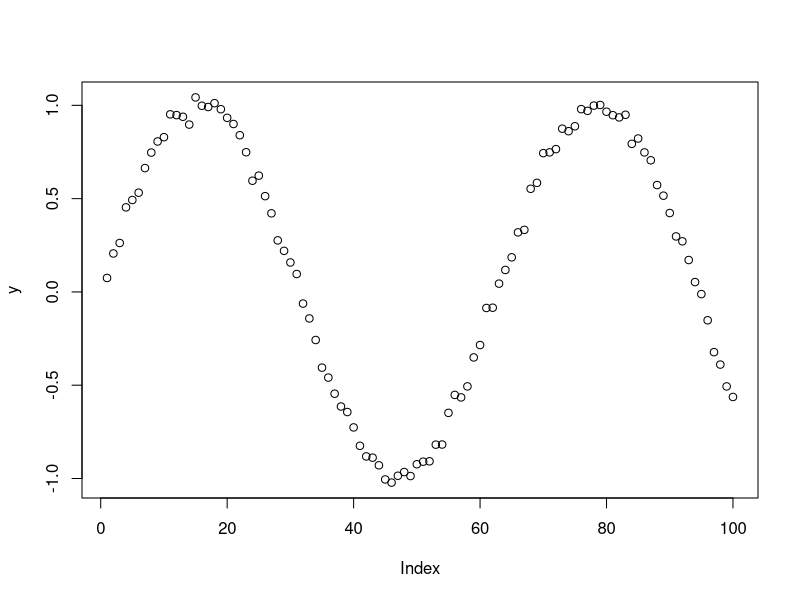
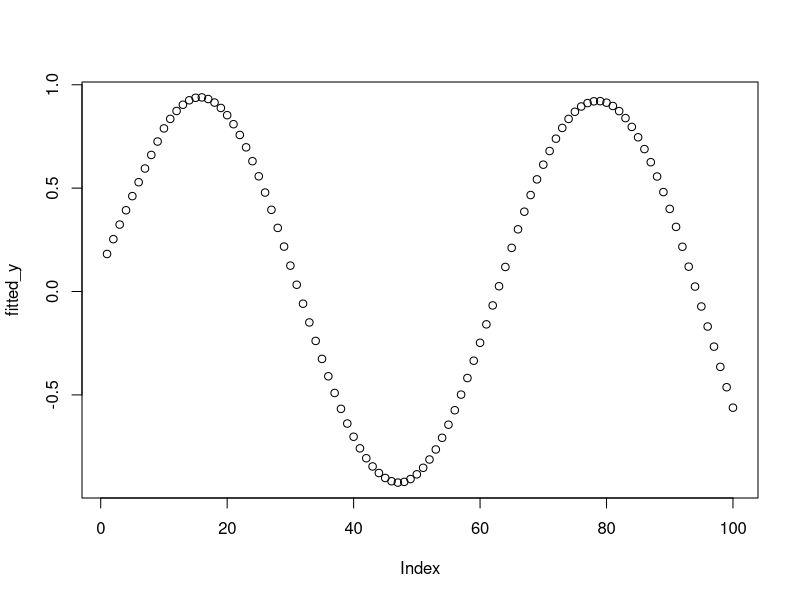
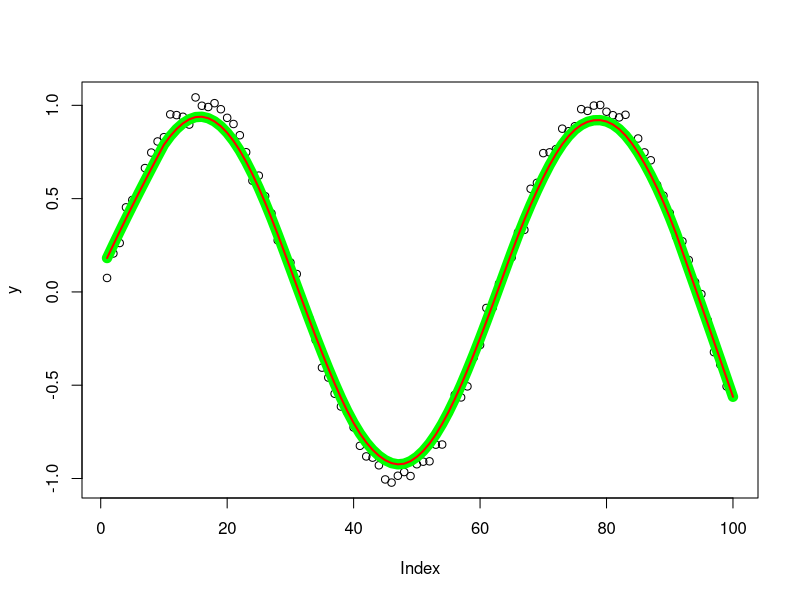

Here is the R script that generated these plots, in order:
## ---- chunk 1
# set up 
library(dplyr)
## ---- chunk 2
    set.seed(1)
## ---- chunk 3
    x <- seq(1:100)
    x
## ---- chunk 4

# generate 100 random errors, with a normal distribution with a mean of 0 and a standard deviation of 0.22
e <- rnorm(100,mean=0,sd=(0.2)^2)
y = sin(x/10)+ e
plot(y)
## ---- chunk 5

customLowess <- function(x,y,f) {
  
  #f=0.2
  # find the number of observations in your data
  n=length(x)
  
  # create a vector to hold the fitted values to return 
  yfitted<- numeric(n)

  #==========================get the span ==========================
  # k is the number of closest neighours used for xi
  # the notation in th q means ceiling round 
  k=ceiling(f*n)
  
  # ---------------loop through each observation------------------
  for (i in 1:n) {
  
    #====================calculate the weights =====================
    
    xi <- x[i] # extract the current observation 
    distance_vec<- abs(x-xi) # distance between observations and the current x
    
    # get the dmax 
    distances.df <- data.frame(x,distance_vec,y) |> arrange(distance_vec)
    dmax <- distances.df[k,2]
    
    # take the k closest observations to xi 
    k_neighbours <- distances.df[1:k,]
    k_neighbours
    
    # get the weights
    # w <- cbind(k_neighbours[,1,],(1-(k_neighbours[,2]/dmax)^3)^3)
    w = numeric(n)
    w[k_neighbours$x] <- (1-(k_neighbours[,2]/dmax)^3)^3
    
    #==================== do the weighted regression ================
    
    # make the W matrix with weights as the diagonal 
    W <- diag(w)
    
    # X is the design matrix so there must be both observations and 1 
    X <- cbind(1,x)

    # find the The optimal beta
    beta_hats = solve(t(X) %*% W %*% X) %*% t(X) %*% W %*% y
   
    # calculate the fitted value and put it into yfitted[i]
    yfitted[i] <- beta_hats[1,1] + beta_hats[2,1]*xi
  }
  
  #=================return the predicted values====================
  return(yfitted)
}


fitted_y <- customLowess(x,y,0.2)
plot(fitted_y)

## ---- chunk 6

plot(y)

R.lowess <- lowess(x,y,0.2,iter=0)

lines(R.lowess,col="green",lwd=10)
lines(fitted_y,col="red",lwd=2)
